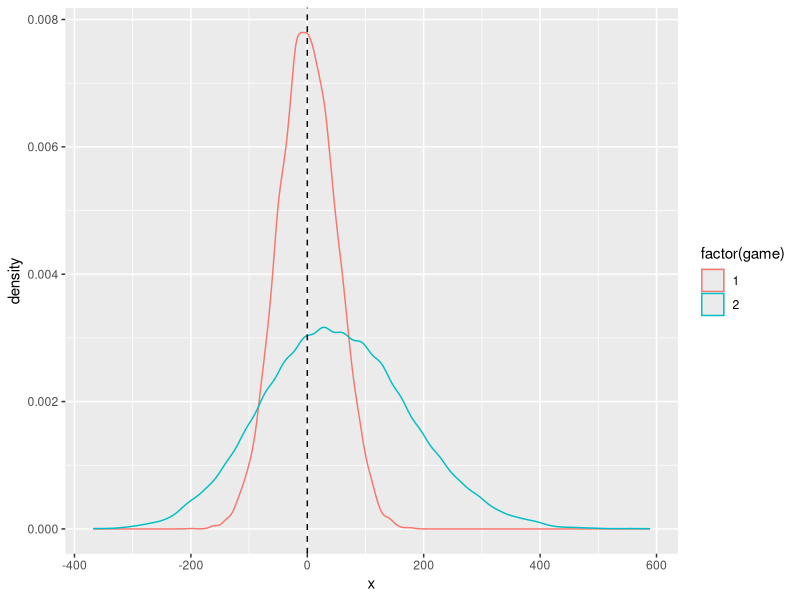

Recreate this plot in R.
## ---- chunk 1
library(tidyverse)
## ---- chunk 2
y <- sum(sample(c(3, -1), size = 50, replace = TRUE, prob = c(1 / 3, 2 / 3)))
## ---- chunk 3
# Expected value
e_y <- 50 * ((3 * (1 / 3)) + (-1 * (2 / 3)))

# Standard error
s_y <- sqrt(50) * (3 + 1) * sqrt((1 / 3) * (2 / 3))
## ---- chunk 4
1 - pnorm(20, mean = e_y, sd = s_y)
## ---- chunk 5
# There are 3 odd and 3 even sides on a die, so both outcomes are equally likely
## d_x <- #...#
## ---- chunk 6
## e_d_x <- #...#
## e_d_x
##
## s_d_x <- #...#
## s_d_x
## ---- chunk 7
# Probability of "losing"
#...#

# Probability of "winning big"
#...#
## ---- chunk 8
## p_x <- #...#
## ---- chunk 9
## e_p_x <- #...#
## e_p_x
##
## s_p_x <- #...#
## s_p_x
## ---- chunk 10
# Probability of "losing"
#...#

# Probability of "winning big"
#...#
## ---- chunk 11
get_game_1 <- function() {
  sum(sample(c(-5, 5), size = 100, replace = TRUE, prob = c(0.5, 0.5)))
}

get_game_2 <- function() {
  sum(sample(c(-5, 28), size = 100, replace = TRUE, prob = c(5 / 6, 1 / 6)))
}

# Set a random number seed for reproducibility
set.seed(90210)

games <- 10000
play_game_1 <- replicate(games, get_game_1())
play_game_2 <- replicate(games, get_game_2())

t_data <- data.frame(
  x = c(play_game_1, play_game_2),
  game = rep(c(1, 2), each = games)
)

# Note the use of factor(game) ensures that game, which is a number is 
# interpreted as group numbers rather than continuous quantities. 
t_data |>
  ggplot(aes(x = x, color = factor(game))) +
  geom_density() +
  geom_vline(xintercept = 0, lty = 2)
